Frame 1 (no input): blank canvas, image omitted
Frame 60 (no input): blank canvas, image omitted
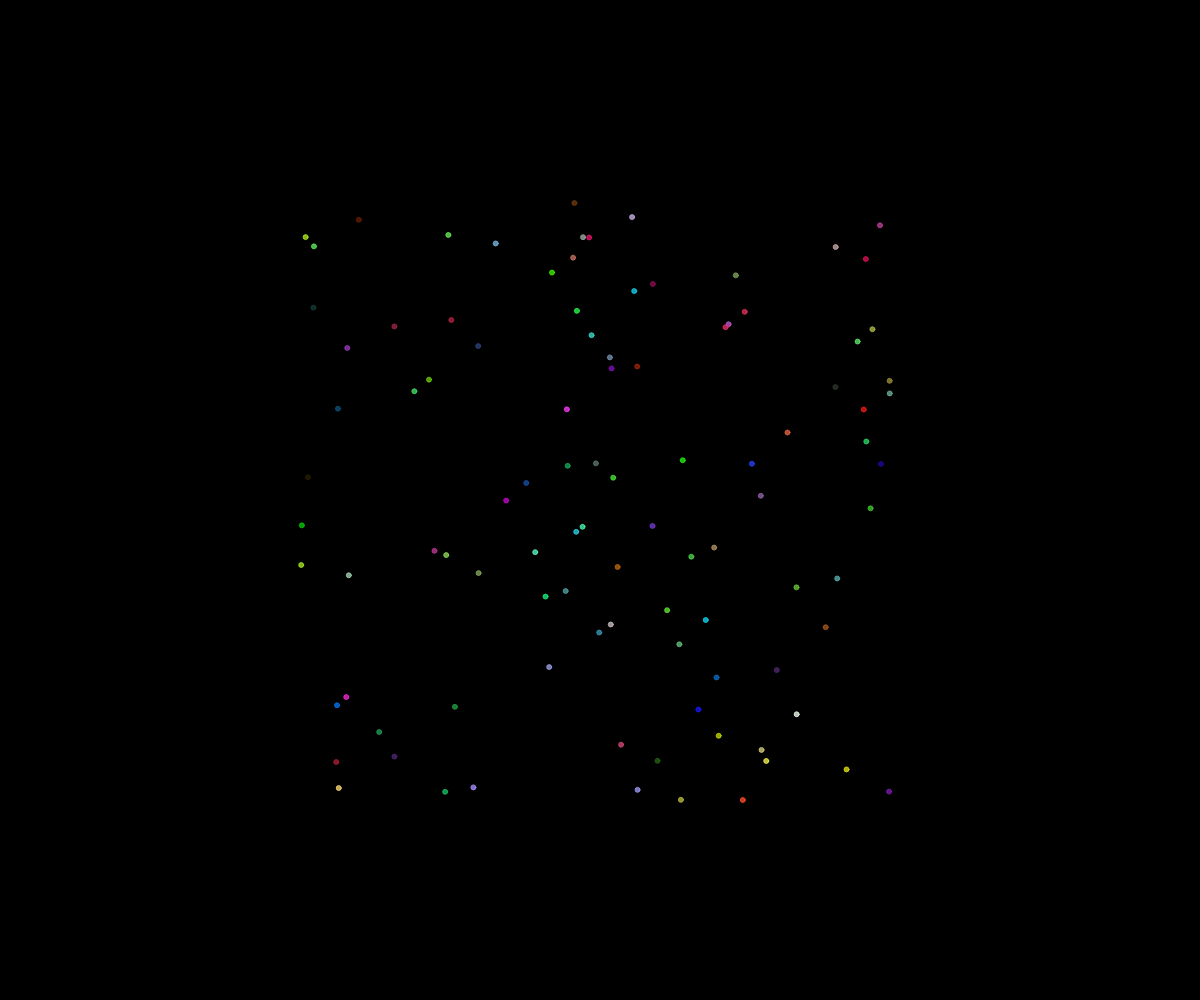
Frame 120 (the mouse pressed at the canvas centre since frame 60)

The p5.js sketch whose frames 1 and 60 were blank and that drew this single picture after the mouse press (run headless with seeded random() and noise() and a simulated clock; from frame 60 on, the mouse is pressed at the canvas centre):

// p5.js sketch
// ── sketch.js
// fireworks

class Particle {
  constructor(x, y) {
    this.x = x;
    this.y = y;
    this.dx = random(-5, 5);
    this.dy = random(-5, 5);
    this. di = 5;
    this.r = random(255);
    this.g = random(255);
    this.b = random(255);
    this.alpha = 255;
    this.color = color(this.r, this.g, this.b, this.alpha);
  }

  update() {
    this.x += this.dx;
    this.y += this.dy;
    this.alpha --;
    this.color = color(this.r, this.g, this.b, this.alpha);
  }

  display() {
    fill(this.color);
    stroke(this.color);
    circle(this.x, this.y, this.di);
  }

  isDead() {
    return this.alpha <= 0;
  }
}

let fireworks = [];

function setup() {
  createCanvas(windowWidth, windowHeight);
}

function draw() {
  background(0);
  for (let i = 0; i < fireworks.length; i++) {
    fireworks[i].update();
    if (fireworks[i].isDead()) {
      fireworks.splice(i, 1);
    }
    else {
      fireworks[i].display();
    }
  }
}

function mousePressed() {
  for (let i = 0; i < 100; i++){
    let thisParticle =  new Particle(mouseX, mouseY);
    fireworks.push(thisParticle);
  }
}
